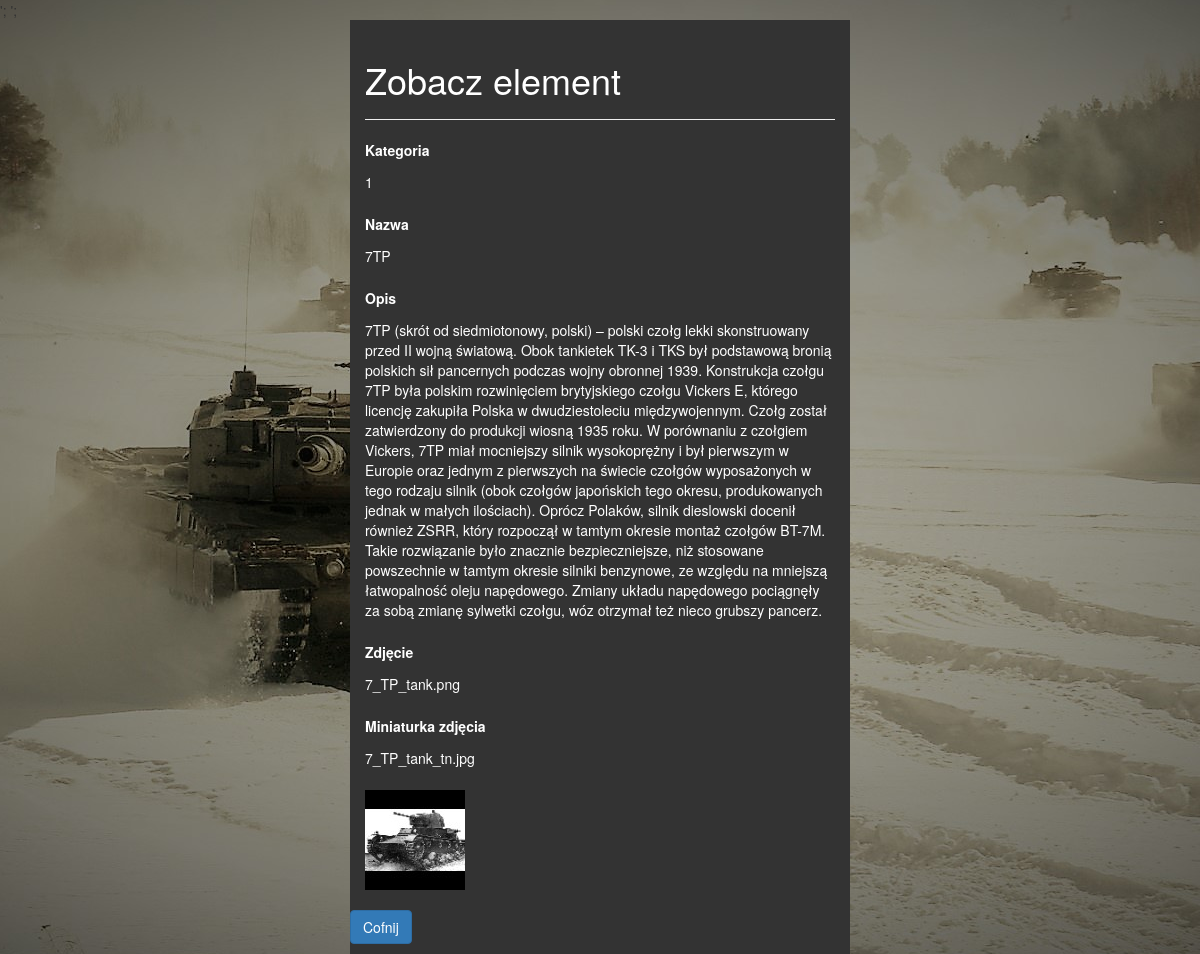
Screenshot of /read.php?id=3 with the database file from the repository.
### tables this page shows
CREATE TABLE `elementy` (
  `id` int(11) NOT NULL,
  `kategoria_id` int(11) DEFAULT NULL,
  `nazwa` varchar(150) NOT NULL,
  `opis` text NOT NULL,
  `img` varchar(150) NOT NULL,
  `img_tn` text NOT NULL
);

### read.php (the view, shortened to what this page needs)
<?php
if(isset($_GET["id"]) && !empty(trim($_GET["id"]))){
    require_once "config.php";
    $sql = "SELECT * FROM elementy WHERE id = ?";
    if($stmt = mysqli_prepare($link, $sql)){
        mysqli_stmt_bind_param($stmt, "i", $param_id);
        if(mysqli_stmt_execute($stmt)){
            $result = mysqli_stmt_get_result($stmt);
            if(mysqli_num_rows($result) == 1){
                $row = mysqli_fetch_array($result, MYSQLI_ASSOC);
            } else{
                header("location: error.php");
                exit();
            }
        } else{
            echo "Coś poszło nie tak, spróbuj jeszcze raz.";
        }
    }
} else{
    header("location: error.php");
    exit();
}
?>
<!DOCTYPE html>
<html lang="pl">
<head>
    <link rel="stylesheet" href="https://maxcdn.bootstrapcdn.com/bootstrap/3.3.7/css/bootstrap.css">
    <link href="lightbox.css" rel="stylesheet"/>';
	<link rel="stylesheet" href="plik123.css" type="text/css">
</head>
<body>
    <div class="wrapper">
        <div class="container-fluid">
            <div class="row">
                <div class="col-md-12">
                    <div class="page-header">
                        <h1>Zobacz element</h1>
                    </div>
					<div class="form-group">
                        <label>Kategoria</label>
                        <p class="form-control-static"><?php echo $row["kategoria_id"]; ?></p>
                    </div>
                    <div class="form-group">
                        <label>Nazwa</label>
                        <p class="form-control-static"><?php echo $row["nazwa"]; ?></p>
                    </div>
                    <div class="form-group">
                        <label>Opis</label>
                        <p class="form-control-static"><?php echo $row["opis"]; ?></p>
                    </div>
                    <div class="form-group">
                        <label>Zdjęcie</label>
                        <p class="form-control-static"><?php echo $row["img"]; ?></p>
                    </div>
                    <div class="form-group">
                        <label>Miniaturka zdjęcia</label>
                        <p class="form-control-static"><?php echo $row["img_tn"]; ?></p>
                    </div>
					<div>
						<a href="<?php echo $row["img"]; ?>" data-lightbox="<?php echo $row["img"]; ?>" data-title="<?php echo $row["img"]; ?>"><img class="example-image" src="photos/<?php echo $row["img_tn"]; ?>" alt="image-1" /></a>
					</div>
					</div>
                    <br><p><a href="panel.php" class="btn btn-primary" style="margin-top:20px;" >Cofnij</a></p>
                </div>
            </div>
        </div>
</body>
</html>

### plik123.css (style rules this page uses)
html { scroll-behavior: smooth; }
body { position: relative; background-image: url(tlo.jpg); background-position: center; background-repeat: no-repeat; background-attachment: fixed; }
div.row { color:white; }

### read.php (style rules this page uses)
.wrapper { width: 500px; margin: 0 auto; background-color:#333333; }

### rows the page displays
elementy: kategoria "1", nazwa "7TP", opis "7TP (skrót od siedmiotonowy, polski) – polski czołg lekki skonstruowany przed II wojną światową. Obok tankietek TK-3 i TKS był podstawową bronią polskich sił pancernych podczas wojny obronnej 1939. Konstrukcja czołgu 7TP była polskim rozwinięciem brytyjskiego czołgu Vickers E, którego licencję zakupiła Polska w dwudziestoleciu międzywojennym. Czołg został zatwierdzony do produkcji wiosną 1935 roku. W porównaniu z czołgiem Vickers, 7TP miał mocniejszy silnik wysokoprężny i był pierwszym w Europie oraz jednym z pierwszych na świecie czołgów wyposażonych w tego rodzaju silnik (obok czołgów japońskich tego okresu, produkowanych jednak w małych ilościach). Oprócz Polaków, silnik dieslowski…", img "7_TP_tank.png", img_tn "7_TP_tank_tn.jpg", img_tn (picture)
